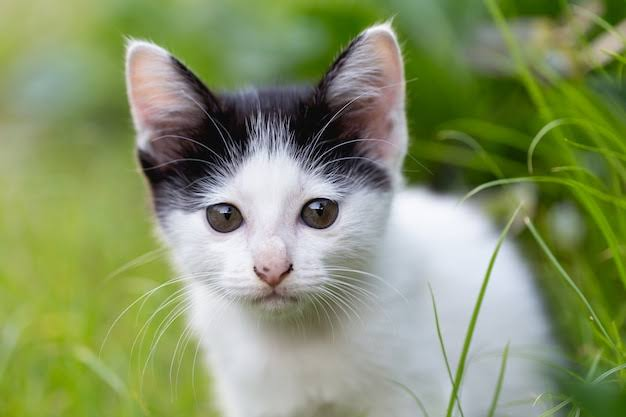
#> input picture images.jpg, 626 x 417 px
$ python lab_07.py   (older library calls are emulated)
#> lines starting #> are read from the running program, lines starting #| are printed output that depends on the picture; after the words box and inside, x2 and y2 are one past the last pixel; in counts of white or black regions, pixels touching at a corner belong together
#For the given image perform edge detection using different operators and compare the results.

import cv2
import numpy as np
import matplotlib.pyplot as plt

image = cv2.imread("images.jpg", cv2.IMREAD_GRAYSCALE)
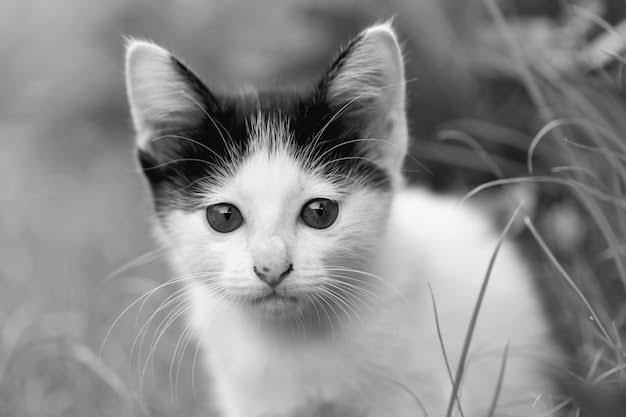
#> image: shape (417, 626); min 0, max 253, mean 138.9

# Sobel Edge Detection
sobel_x = cv2.Sobel(image, cv2.CV_64F, 1, 0, ksize=3)
sobel_y = cv2.Sobel(image, cv2.CV_64F, 0, 1, ksize=3)
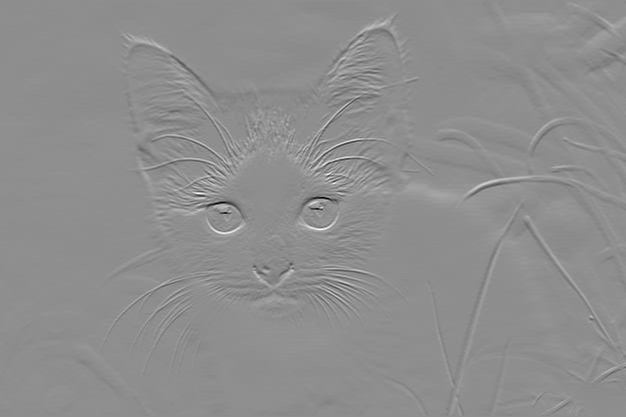
#> sobel_y: shape (417, 626) float64; min -868, max 684, mean 0.2; drawn with min black and max white
sobel = cv2.magnitude(sobel_x, sobel_y)
sobel = cv2.convertScaleAbs(sobel)
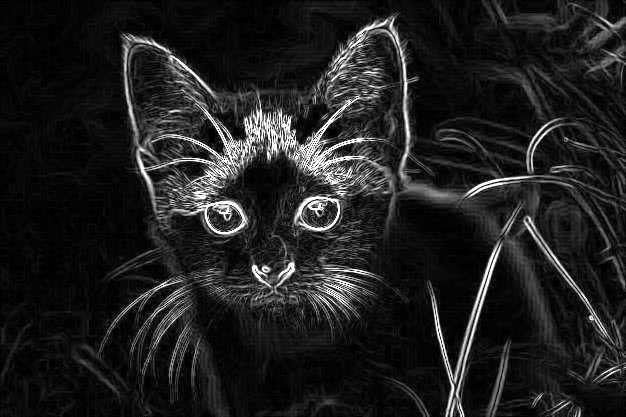
#> sobel: shape (417, 626); min 0, max 255, mean 31.9

# Prewitt Edge Detection
prewitt_x = np.array([
    [-1, 0, 1],
    [-1, 0, 1],
    [-1, 0, 1]
])
prewitt_y = np.array([
    [-1, -1, -1],
    [ 0,  0,  0],
    [ 1,  1,  1]
])
px = cv2.filter2D(image, cv2.CV_64F, prewitt_x)
py = cv2.filter2D(image, cv2.CV_64F, prewitt_y)
prewitt = cv2.magnitude(px, py)
prewitt = cv2.convertScaleAbs(prewitt)
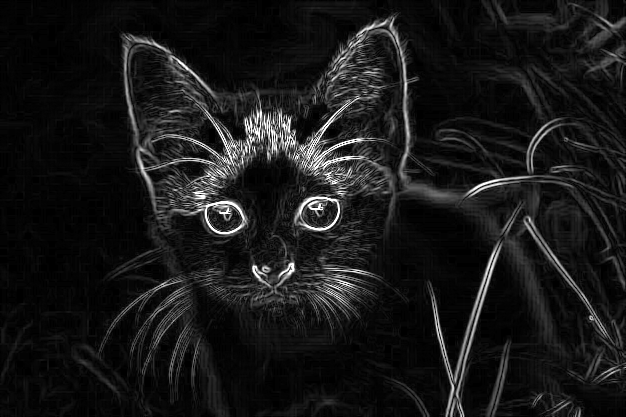
#> prewitt: shape (417, 626); min 0, max 255, mean 24

# Roberts Edge Detection
roberts_x = np.array([
    [1, 0],
    [0, -1]
])
roberts_y = np.array([
    [0, 1],
    [-1, 0]
])
rx = cv2.filter2D(image, cv2.CV_64F, roberts_x)
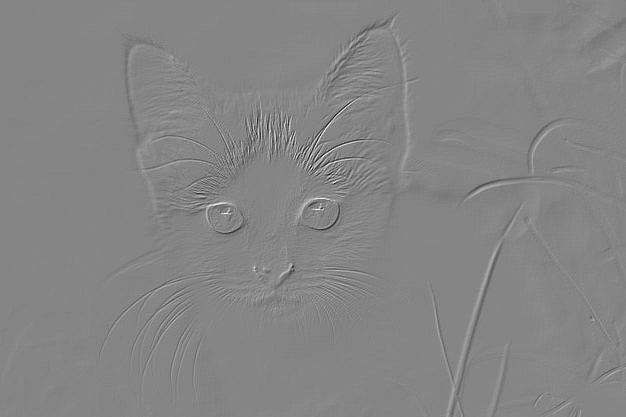
#> rx: shape (417, 626) float64; min -201, max 184, mean 0.1; drawn with min black and max white
ry = cv2.filter2D(image, cv2.CV_64F, roberts_y)
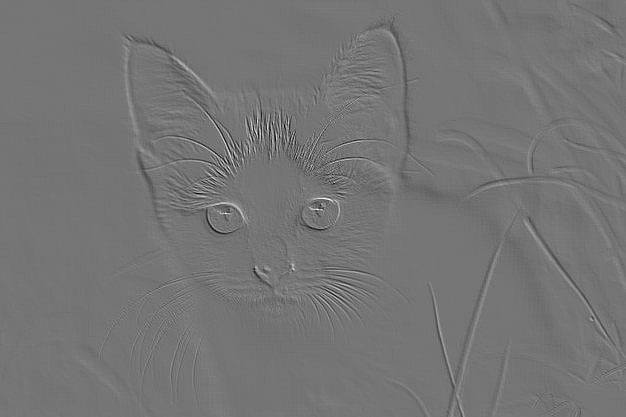
#> ry: shape (417, 626) float64; min -157, max 184, mean -0.1; drawn with min black and max white
roberts = cv2.magnitude(rx, ry)
roberts = cv2.convertScaleAbs(roberts)

# Canny Edge Detection
canny = cv2.Canny(image, 100, 200)
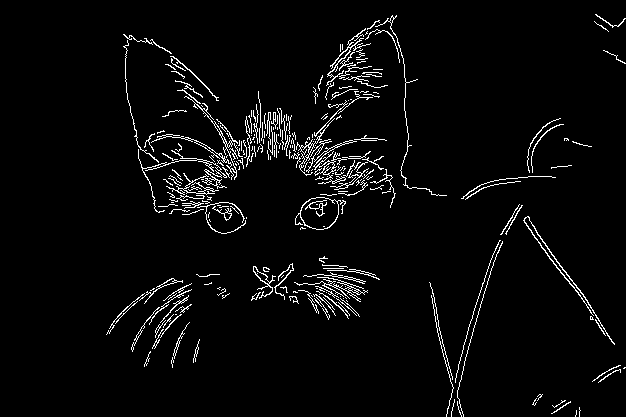
#> canny: shape (417, 626); 3.7% white in thin lines or dots, all inside (x1, y1, x2, y2) = (106, 14, 626, 417)

# Display and Compare
plt.figure(figsize=(12, 10))

plt.subplot(2, 3, 1)
plt.imshow(image, cmap="gray")
plt.title("Original Image")
plt.axis("off")

plt.subplot(2, 3, 2)
plt.imshow(sobel, cmap="gray")
plt.title("Sobel Operator")
plt.axis("off")

plt.subplot(2, 3, 3)
plt.imshow(prewitt, cmap="gray")
plt.title("Prewitt Operator")
plt.axis("off")

plt.subplot(2, 3, 4)
plt.imshow(roberts, cmap="gray")
plt.title("Roberts Operator")
plt.axis("off")

plt.subplot(2, 3, 5)
plt.imshow(canny, cmap="gray")
plt.title("Canny Edge Detection")
plt.axis("off")

plt.tight_layout()
plt.show()

$ run again, with char.jpg copied over images.jpg
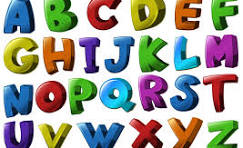
#> input picture char.jpg, 243 x 148 px
#> `ry = cv2.filter2D(image, cv2.CV_64F, roberts_y)`:
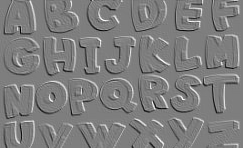
#> ry: shape (148, 243) float64; min -250, max 254, mean 0.1; drawn with min black and max white
#> `canny = cv2.Canny(image, 100, 200)`:
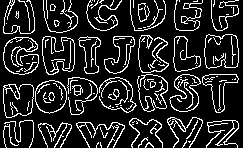
#> canny: shape (148, 243); 15.6% white in thin lines or dots

$ run again, with image.jpg copied over images.jpg
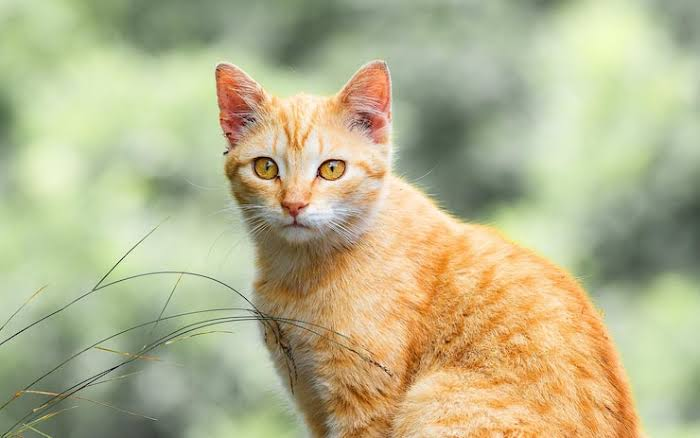
#> input picture image.jpg, 700 x 438 px
#> `rx = cv2.filter2D(image, cv2.CV_64F, roberts_x)`:
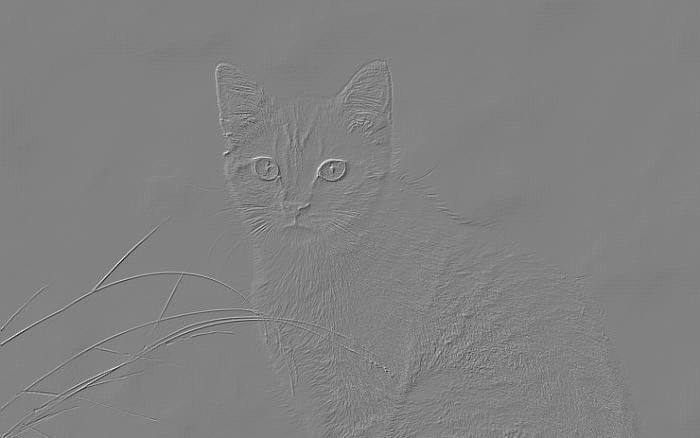
#> rx: shape (438, 700) float64; min -212, max 205, mean 0; drawn with min black and max white
#> `canny = cv2.Canny(image, 100, 200)`:
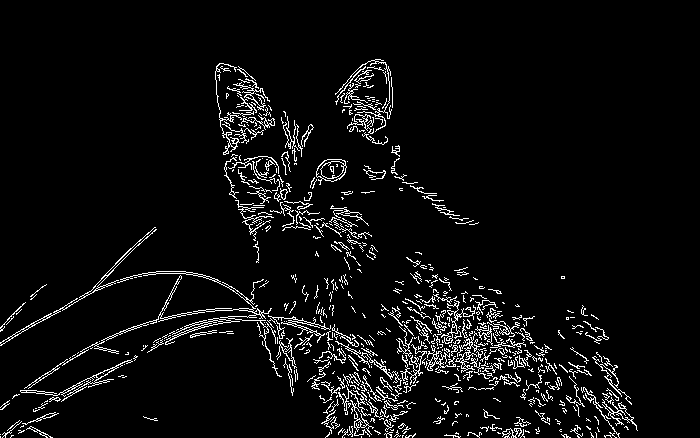
#> canny: shape (438, 700); 5.2% white in thin lines or dots, all inside (x1, y1, x2, y2) = (0, 59, 638, 438)
